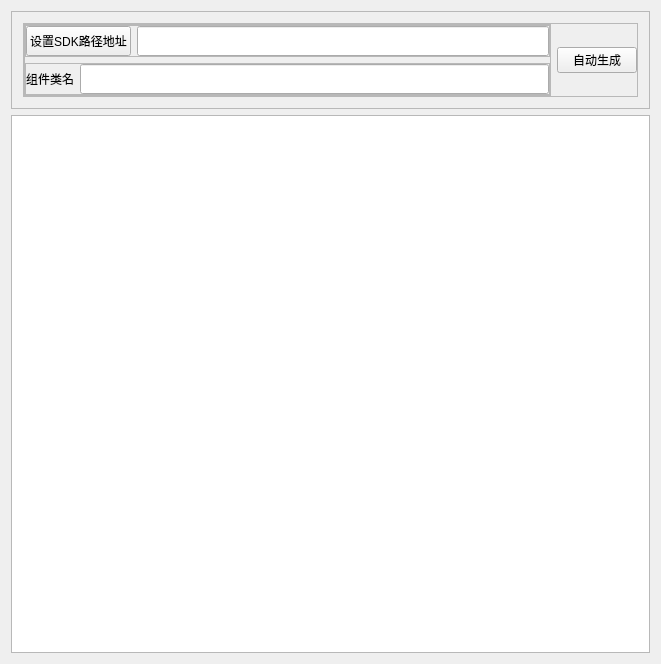
<?xml version="1.0" encoding="UTF-8"?>
<ui version="4.0">
 <class>Widget</class>
 <widget class="QWidget" name="Widget">
  <property name="geometry">
   <rect>
    <x>0</x>
    <y>0</y>
    <width>661</width>
    <height>664</height>
   </rect>
  </property>
  <property name="windowTitle">
   <string>Widget</string>
  </property>
  <layout class="QVBoxLayout" name="verticalLayout_3">
   <item>
    <widget class="QFrame" name="frame_4">
     <property name="frameShape">
      <enum>QFrame::StyledPanel</enum>
     </property>
     <property name="frameShadow">
      <enum>QFrame::Raised</enum>
     </property>
     <layout class="QVBoxLayout" name="verticalLayout_2">
      <item>
       <widget class="QFrame" name="frame_5">
        <property name="frameShape">
         <enum>QFrame::StyledPanel</enum>
        </property>
        <property name="frameShadow">
         <enum>QFrame::Raised</enum>
        </property>
        <layout class="QHBoxLayout" name="horizontalLayout_3">
         <property name="leftMargin">
          <number>0</number>
         </property>
         <property name="topMargin">
          <number>0</number>
         </property>
         <property name="rightMargin">
          <number>0</number>
         </property>
         <property name="bottomMargin">
          <number>0</number>
         </property>
         <item>
          <widget class="QFrame" name="frame_3">
           <property name="frameShape">
            <enum>QFrame::StyledPanel</enum>
           </property>
           <property name="frameShadow">
            <enum>QFrame::Raised</enum>
           </property>
           <layout class="QVBoxLayout" name="verticalLayout">
            <property name="leftMargin">
             <number>0</number>
            </property>
            <property name="topMargin">
             <number>0</number>
            </property>
            <property name="rightMargin">
             <number>0</number>
            </property>
            <property name="bottomMargin">
             <number>0</number>
            </property>
            <item>
             <widget class="QFrame" name="frame">
              <property name="frameShape">
               <enum>QFrame::StyledPanel</enum>
              </property>
              <property name="frameShadow">
               <enum>QFrame::Raised</enum>
              </property>
              <layout class="QHBoxLayout" name="horizontalLayout">
               <property name="leftMargin">
                <number>0</number>
               </property>
               <property name="topMargin">
                <number>0</number>
               </property>
               <property name="rightMargin">
                <number>0</number>
               </property>
               <property name="bottomMargin">
                <number>0</number>
               </property>
               <item>
                <widget class="QPushButton" name="pushButton">
                 <property name="minimumSize">
                  <size>
                   <width>80</width>
                   <height>30</height>
                  </size>
                 </property>
                 <property name="maximumSize">
                  <size>
                   <width>16777215</width>
                   <height>30</height>
                  </size>
                 </property>
                 <property name="text">
                  <string>设置SDK路径地址</string>
                 </property>
                </widget>
               </item>
               <item>
                <widget class="QLineEdit" name="lineEditDir">
                 <property name="minimumSize">
                  <size>
                   <width>250</width>
                   <height>30</height>
                  </size>
                 </property>
                 <property name="maximumSize">
                  <size>
                   <width>1666666</width>
                   <height>30</height>
                  </size>
                 </property>
                </widget>
               </item>
              </layout>
             </widget>
            </item>
            <item>
             <widget class="QFrame" name="frame_2">
              <property name="frameShape">
               <enum>QFrame::StyledPanel</enum>
              </property>
              <property name="frameShadow">
               <enum>QFrame::Raised</enum>
              </property>
              <layout class="QHBoxLayout" name="horizontalLayout_2">
               <property name="leftMargin">
                <number>0</number>
               </property>
               <property name="topMargin">
                <number>0</number>
               </property>
               <property name="rightMargin">
                <number>0</number>
               </property>
               <property name="bottomMargin">
                <number>0</number>
               </property>
               <item>
                <widget class="QLabel" name="label">
                 <property name="text">
                  <string>组件类名</string>
                 </property>
                </widget>
               </item>
               <item>
                <widget class="QLineEdit" name="lineEditClass">
                 <property name="minimumSize">
                  <size>
                   <width>0</width>
                   <height>30</height>
                  </size>
                 </property>
                 <property name="maximumSize">
                  <size>
                   <width>16777215</width>
                   <height>30</height>
                  </size>
                 </property>
                </widget>
               </item>
              </layout>
             </widget>
            </item>
           </layout>
          </widget>
         </item>
         <item>
          <widget class="QPushButton" name="pushButtonAutoCreate">
           <property name="text">
            <string>自动生成</string>
           </property>
          </widget>
         </item>
        </layout>
       </widget>
      </item>
     </layout>
    </widget>
   </item>
   <item>
    <widget class="QTreeView" name="treeView"/>
   </item>
  </layout>
 </widget>
 <layoutdefault spacing="6" margin="11"/>
 <resources/>
 <connections/>
</ui>
